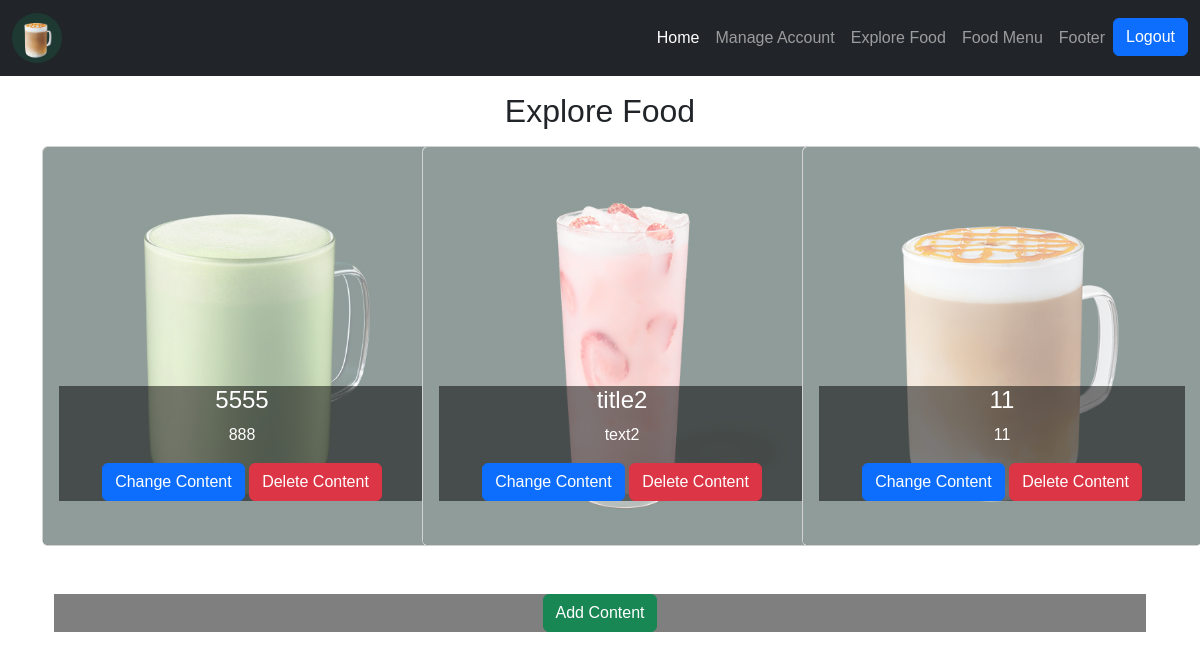
The app's page /admin.php?do=explore (signed in) with its own data.
### tables this page shows
CREATE TABLE `explore` (
  `id` int(10) UNSIGNED NOT NULL,
  `img` text NOT NULL,
  `title` text NOT NULL,
  `text` text NOT NULL
);

### api/db.php (called while the page is built, shortened)
<?php
class DB
{
    protected $table;
    protected $dsn = "mysql:host=localhost;charset=utf8;dbname=project20240714";
    protected $pdo;
    public function __construct($table)
    {
        $this->table = $table;
        $this->pdo = new PDO($this->dsn, 'root', '');
    }
    public function all(...$arg)
    {
        $sql = "select * from `$this->table`";
        return $this->pdo->query($sql)->fetchAll(PDO::FETCH_ASSOC);
    }
}

### backend/explore.php (the view, shortened to what this page needs)
<section class="container text-center mt-3">
    <h2>Explore Food</h2>
    <div class="row mt-3">
    <?php
            $rows=${ucfirst($do)}->all();
            foreach($rows as $row){
            ?>
            <div class="col-12 col-lg-4">
                <div class="card m-auto overHidden" style="width:400px">
                    <img class="card-img-top" src="../images/<?=$row['img']?>" alt="Card image" style="width:100%" id="img-<?=$row['id']?>">
                    <div class="card-img-overlay text-bottom" data-bottom-id ="<?=$row['id']?>">
                        <div class="trans-bg">
                            <h4 class="card-title"><?=$row['title']?></h4>
                            <p class="card-text"><?=$row['text']?>
                            </p>
                            <a href="?do=change_content&id=<?=$row['id']?>&table=<?=ucfirst($do)?>" class="btn btn-primary">Change Content</a>
                            <button data-id="<?=$row['id']?>" data-do="<?=$do?>" class="btn btn-danger del">Delete Content</button>
                        </div>
                    </div>
                </div>
            </div>
            <?php
            }
            ?>
        </div>
        <div class="container mt-5">
            <div class="row text-center">
                <div class="col-12">
                    <div class="trans-bg">
                    <a href="?do=add_content&table=<?=ucfirst($do)?>" class="btn btn-success">Add Content</a>
                    </div>
                </div>
            </div>
        </div>
</section>

### css/style.css (style rules this page uses)
* { margin:0 0; padding: 0 0; font-family: Arial, Helvetica, sans-serif; }
.text-bottom { height: 100%; padding-top: 60%; color: white; background-color: rgba(255, 255, 255, 0.5); }
.trans-bg { background-color: rgba(0, 0, 0, 0.5); }
.overHidden { overflow:hidden; }

### records on screen
explore: img (picture), title "5555", text "888"
explore: img (picture), title "title2", text "text2"
explore: img (picture), title "11", text "11"
